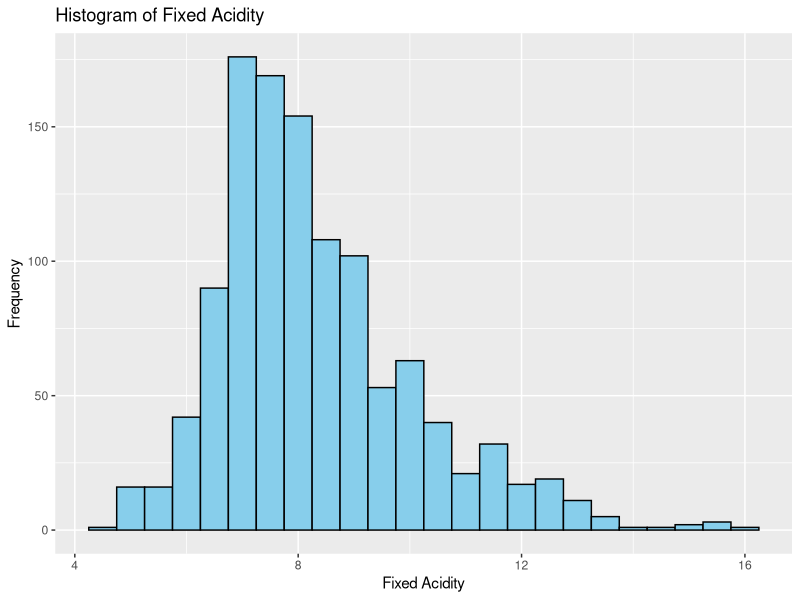
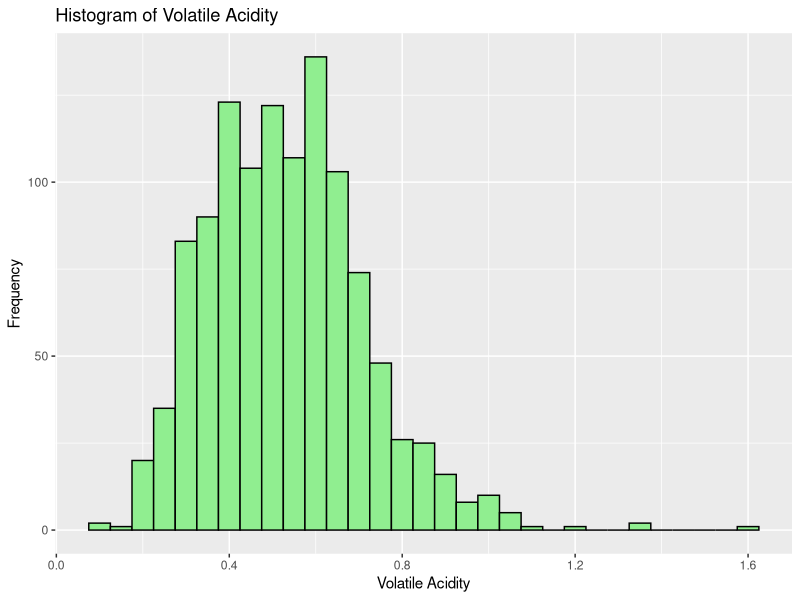
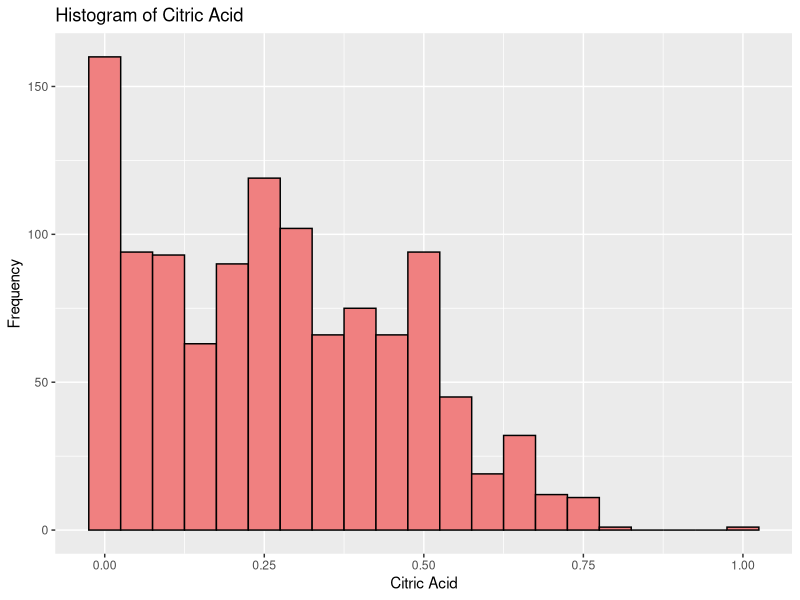
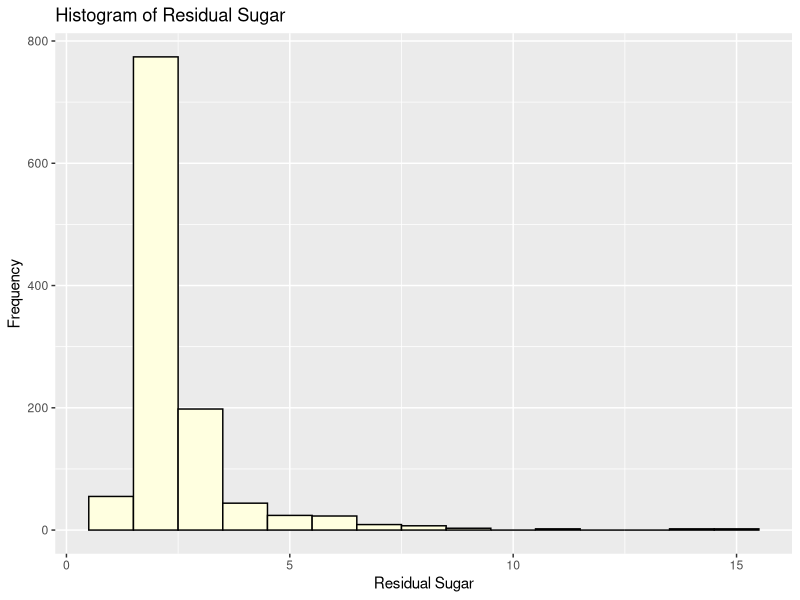

Recreate these plots in R, in order.
# Load the wine quality dataset
wine_data <- read.csv("data/WineQT.csv", colClasses = c(
  fixed_acidity = "numeric",
  volatile_acidity = "numeric",
  citric_acid = "numeric",
  residual_sugar = "numeric",
  chlorides = "numeric",
  free_sulfur_dioxide = "numeric",
  total_sulfur_dioxide = "numeric",
  density = "numeric",
  pH = "numeric",
  sulphates = "numeric",
  alcohol = "numeric",
  quality = "numeric",
  Id = "character"
), header = TRUE)

# Display the structure of the dataset
str(wine_data)

# View the first few rows of the dataset
head(wine_data)

# Remove the last column
wine_data <- wine_data[, -ncol(wine_data)]

# Open the dataset in a viewer window
View(wine_data)

# Calculate measures of frequency
summary_stats <- summary(wine_data)

# Display the measures of frequency
print(summary_stats)

# Calculate measures of central tendency
means <- colMeans(wine_data, na.rm = TRUE)
medians <- apply(wine_data, 2, median, na.rm = TRUE)

# Calculate mode
getmode <- function(v) {
  uniqv <- unique(v)
  uniqv[which.max(tabulate(match(v, uniqv)))]
}
modes <- sapply(wine_data, getmode)

# Create a data frame to display the measures
central_tendency <- data.frame(
  Variable = names(wine_data),
  Mean = means,
  Median = medians,
  Mode = modes
)

# Print the measures of central tendency
print(central_tendency)

# Calculate measures of distribution
ranges <- apply(wine_data, 2, function(x) diff(range(x, na.rm = TRUE)))
variances <- apply(wine_data, 2, var, na.rm = TRUE)
standard_deviations <- apply(wine_data, 2, sd, na.rm = TRUE)

# Create a data frame to display the measures
distribution_measures <- data.frame(
  Variable = names(wine_data),
  Range = ranges,
  Variance = variances,
  Standard_Deviation = standard_deviations
)

# Print the measures of distribution
print(distribution_measures)

# Calculate measures of relationship (correlation)
correlation_matrix <- cor(wine_data, use = "pairwise.complete.obs")

# Print the correlation matrix
print(correlation_matrix)

#Load package
library(ggplot2)

# Plot for 'fixed acidity'
ggplot(wine_data, aes(x = fixed_acidity)) +
  geom_histogram(binwidth = 0.5, fill = "skyblue", color = "black") +
  labs(title = "Histogram of Fixed Acidity", x = "Fixed Acidity", y = "Frequency")

# Plot for 'volatile acidity'
ggplot(wine_data, aes(x = volatile_acidity)) +
  geom_histogram(binwidth = 0.05, fill = "lightgreen", color = "black") +
  labs(title = "Histogram of Volatile Acidity", x = "Volatile Acidity", y = "Frequency")

# Plot for 'citric acid'
ggplot(wine_data, aes(x = citric_acid)) +
  geom_histogram(binwidth = 0.05, fill = "lightcoral", color = "black") +
  labs(title = "Histogram of Citric Acid", x = "Citric Acid", y = "Frequency")

# Plot for 'residual sugar'
ggplot(wine_data, aes(x = residual_sugar)) +
  geom_histogram(binwidth = 1, fill = "lightyellow", color = "black") +
  labs(title = "Histogram of Residual Sugar", x = "Residual Sugar", y = "Frequency")
